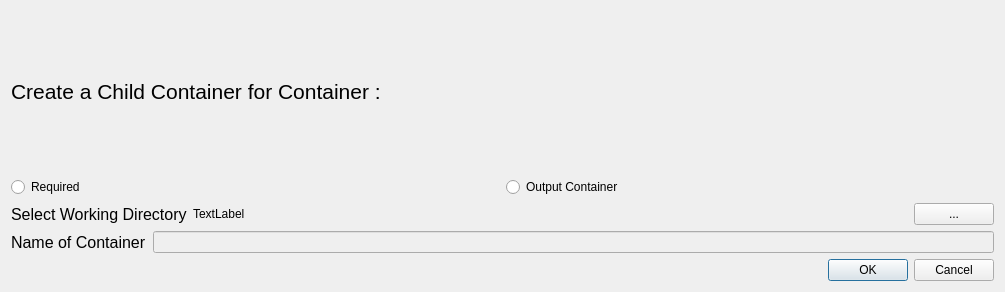
<?xml version="1.0" encoding="UTF-8"?>
<ui version="4.0">
 <class>dialog</class>
 <widget class="QDialog" name="dialog">
  <property name="geometry">
   <rect>
    <x>0</x>
    <y>0</y>
    <width>1005</width>
    <height>292</height>
   </rect>
  </property>
  <property name="windowTitle">
   <string>Make a New Container</string>
  </property>
  <layout class="QVBoxLayout" name="verticalLayout">
   <item>
    <widget class="QLabel" name="label">
     <property name="font">
      <font>
       <pointsize>16</pointsize>
      </font>
     </property>
     <property name="text">
      <string>Create a Child Container for Container :</string>
     </property>
    </widget>
   </item>
   <item>
    <layout class="QHBoxLayout" name="horizontalLayout">
     <item>
      <widget class="QRadioButton" name="workingradiobttn">
       <property name="text">
        <string>Required</string>
       </property>
      </widget>
     </item>
     <item>
      <widget class="QRadioButton" name="outputradiobttn">
       <property name="text">
        <string>Output Container</string>
       </property>
      </widget>
     </item>
    </layout>
   </item>
   <item>
    <layout class="QHBoxLayout" name="horizontalLayout_2" stretch="0,1,0">
     <item>
      <widget class="QLabel" name="advicelabel">
       <property name="font">
        <font>
         <pointsize>12</pointsize>
        </font>
       </property>
       <property name="text">
        <string>Select Working Directory</string>
       </property>
      </widget>
     </item>
     <item>
      <widget class="QLabel" name="containerpathlbl">
       <property name="text">
        <string>TextLabel</string>
       </property>
      </widget>
     </item>
     <item>
      <widget class="QPushButton" name="openDirButton">
       <property name="text">
        <string>...</string>
       </property>
      </widget>
     </item>
    </layout>
   </item>
   <item>
    <layout class="QHBoxLayout" name="horizontalLayout_3">
     <item>
      <widget class="QLabel" name="label_2">
       <property name="font">
        <font>
         <pointsize>12</pointsize>
        </font>
       </property>
       <property name="text">
        <string>Name of Container</string>
       </property>
      </widget>
     </item>
     <item>
      <widget class="QLineEdit" name="containernameEdit">
       <property name="enabled">
        <bool>false</bool>
       </property>
      </widget>
     </item>
    </layout>
   </item>
   <item>
    <widget class="QDialogButtonBox" name="buttonBox">
     <property name="orientation">
      <enum>Qt::Horizontal</enum>
     </property>
     <property name="standardButtons">
      <set>QDialogButtonBox::Cancel|QDialogButtonBox::Ok</set>
     </property>
    </widget>
   </item>
  </layout>
 </widget>
 <resources/>
 <connections>
  <connection>
   <sender>buttonBox</sender>
   <signal>accepted()</signal>
   <receiver>dialog</receiver>
   <slot>accept()</slot>
   <hints>
    <hint type="sourcelabel">
     <x>248</x>
     <y>254</y>
    </hint>
    <hint type="destinationlabel">
     <x>157</x>
     <y>274</y>
    </hint>
   </hints>
  </connection>
  <connection>
   <sender>buttonBox</sender>
   <signal>rejected()</signal>
   <receiver>dialog</receiver>
   <slot>reject()</slot>
   <hints>
    <hint type="sourcelabel">
     <x>316</x>
     <y>260</y>
    </hint>
    <hint type="destinationlabel">
     <x>286</x>
     <y>274</y>
    </hint>
   </hints>
  </connection>
 </connections>
</ui>
